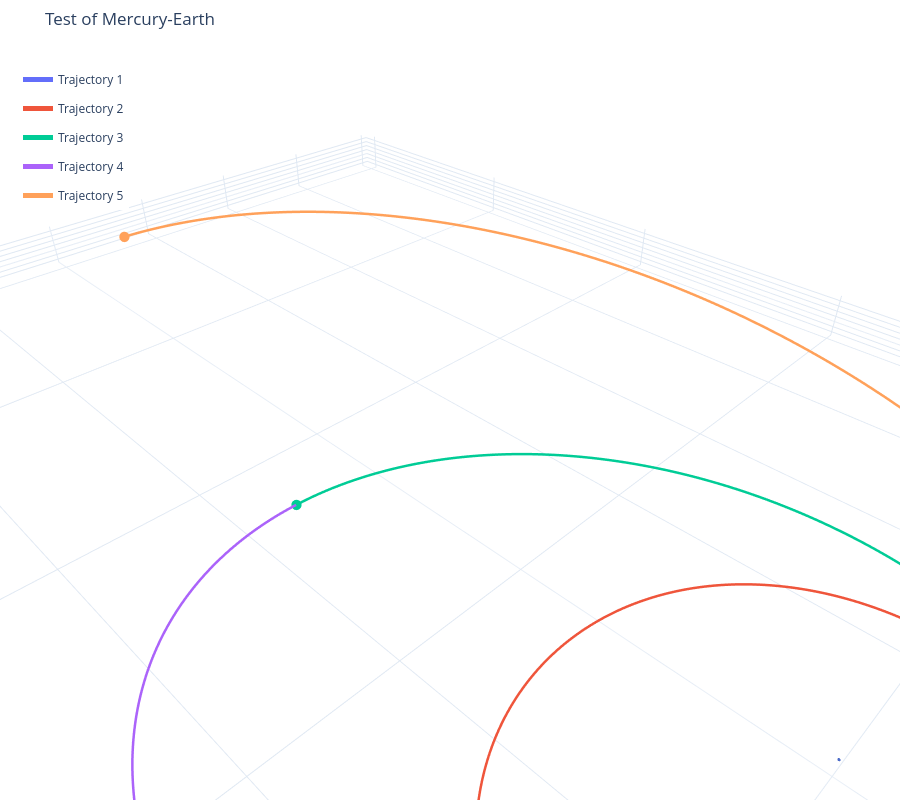

The notebook cell this image was saved under:
### Code cell
plot_3d(planet_states, t_arrs, bodies={"name": "Sun", "radius": R_SUN}, title="Test of Mercury-Earth")

### Figure 1 — Plotly figure (JSON) as saved in the notebook; plotly's stock layout.template omitted (floating-point values rounded to 4 significant figures; data arrays with more than 128 entries replaced by an {"elided": "..."} marker saying what was removed)
{"data": [{"colorscale": [[0, "royalblue"], [1, "royalblue"]], "hoverinfo": "skip", "name": "Sun", "opacity": 0.7, "showlegend": false, "showscale": false, "type": "surface", "x": {"elided": "60x30 float values"}, "y": {"elided": "60x30 float values"}, "z": {"elided": "60x30 float values"}}, {"legendgroup": "Trajectory 1", "line": {"color": "#636EFA", "width": 5}, "mode": "lines", "name": "Trajectory 1", "type": "scatter3d", "x": {"elided": "927 float values"}, "y": {"elided": "927 float values"}, "z": {"elided": "927 float values"}}, {"legendgroup": "Trajectory 1", "marker": {"color": "#636EFA", "size": 6}, "mode": "markers", "name": "Trajectory 1 End", "showlegend": false, "type": "scatter3d", "x": [-97240000.0], "y": [45530000.0], "z": [6240000.0]}, {"legendgroup": "Trajectory 2", "line": {"color": "#EF553B", "width": 5}, "mode": "lines", "name": "Trajectory 2", "type": "scatter3d", "x": {"elided": "2606 float values"}, "y": {"elided": "2606 float values"}, "z": {"elided": "2606 float values"}}, {"legendgroup": "Trajectory 2", "marker": {"color": "#EF553B", "size": 6}, "mode": "markers", "name": "Trajectory 2 End", "showlegend": false, "type": "scatter3d", "x": [34350000.0], "y": [143400000.0], "z": [-12300.0]}, {"legendgroup": "Trajectory 3", "line": {"color": "#00CC96", "width": 5}, "mode": "lines", "name": "Trajectory 3", "type": "scatter3d", "x": {"elided": "2809 float values"}, "y": {"elided": "2809 float values"}, "z": {"elided": "2809 float values"}}, {"legendgroup": "Trajectory 3", "marker": {"color": "#00CC96", "size": 6}, "mode": "markers", "name": "Trajectory 3 End", "showlegend": false, "type": "scatter3d", "x": [76220000.0], "y": [-320200000.0], "z": [11740000.0]}, {"legendgroup": "Trajectory 4", "line": {"color": "#AB63FA", "width": 5}, "mode": "lines", "name": "Trajectory 4", "type": "scatter3d", "x": {"elided": "3506 float values"}, "y": {"elided": "3506 float values"}, "z": {"elided": "3506 float values"}}, {"legendgroup": "Trajectory 4", "marker": {"color": "#AB63FA", "size": 6}, "mode": "markers", "name": "Trajectory 4 End", "showlegend": false, "type": "scatter3d", "x": [33440000.0], "y": [143500000.0], "z": [4313.0]}, {"legendgroup": "Trajectory 5", "line": {"color": "#FFA15A", "width": 5}, "mode": "lines", "name": "Trajectory 5", "type": "scatter3d", "x": {"elided": "9455 float values"}, "y": {"elided": "9455 float values"}, "z": {"elided": "9455 float values"}}, {"legendgroup": "Trajectory 5", "marker": {"color": "#FFA15A", "size": 6}, "mode": "markers", "name": "Trajectory 5 End", "showlegend": false, "type": "scatter3d", "x": [-59680000.0], "y": [-786700000.0], "z": [4588000.0]}], "layout": {"height": 800, "legend": {"x": 0.02, "y": 0.98}, "margin": {"b": 0, "l": 0, "r": 0, "t": 50}, "scene": {"aspectmode": "data", "xaxis": {"title": {"text": "X [km]"}}, "yaxis": {"title": {"text": "Y [km]"}}, "zaxis": {"title": {"text": "Z [km]"}}}, "title": {"text": "Test of Mercury-Earth"}}}
